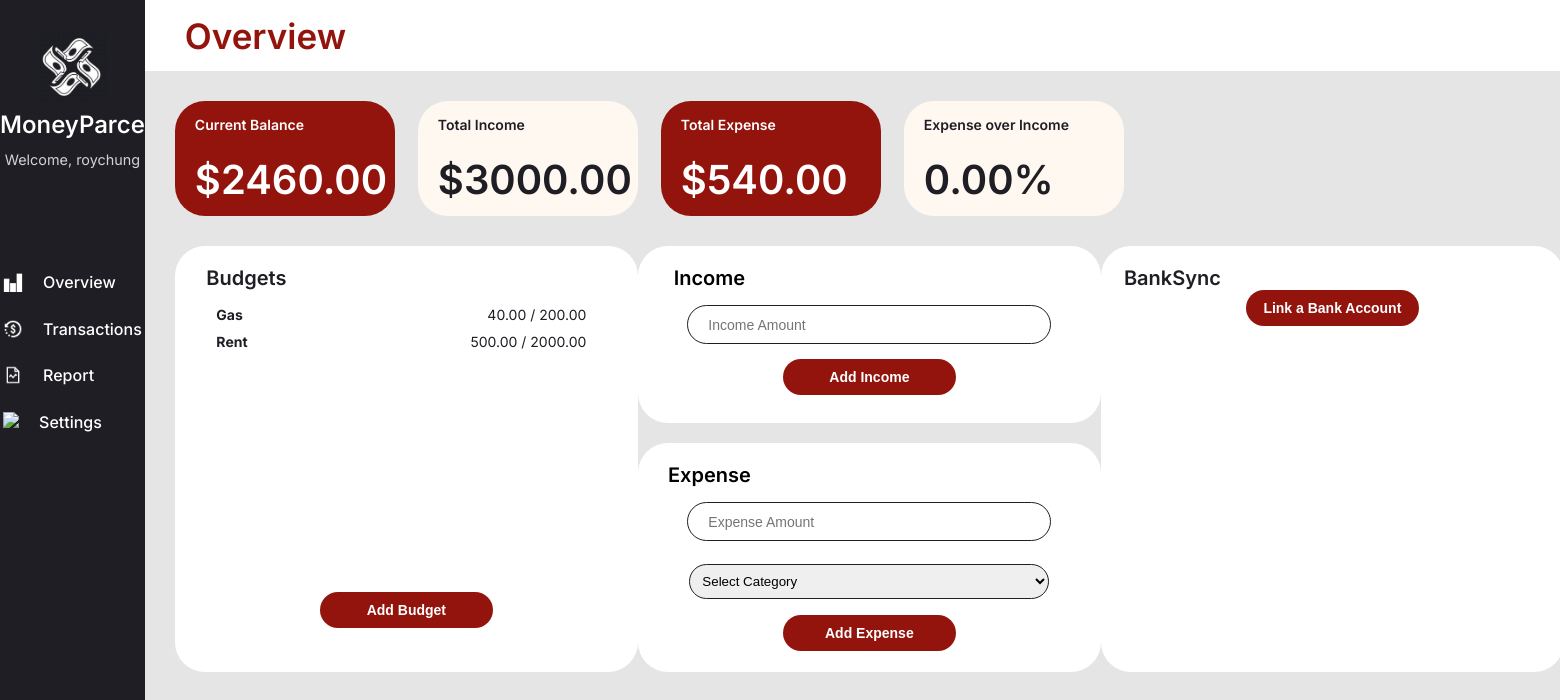
The app's page /dashboard/ (signed in) with its own data.
### dashboard/models.py (models this page shows, shortened)
class Budget(models.Model):
    user         = models.ForeignKey(settings.AUTH_USER_MODEL,
                                     on_delete=models.CASCADE,
                                     null = True,
                                     related_name='budgets')
    name         = models.CharField(max_length=100)
    total_budget = models.DecimalField(max_digits=10, decimal_places=2)
    def expenses_total(self):
        return self.expenses.aggregate(total=Sum('amount'))['total'] or 0

### dashboard/views.py (the view, shortened to what this page needs)
# urls.py: path('', views.dashboard_view, name='dashboard'),
@login_required
def dashboard_view(request):
    incomes  = Income.objects.filter(user=request.user)
    expenses = Expense.objects.filter(user=request.user)
    budgets  = Budget.objects.filter(user=request.user).order_by('id')
    total_income      = sum(i.amount for i in incomes)
    total_expenses    = sum(e.amount for e in expenses)
    remaining_balance = total_income - total_expenses
    return render(request, 'dashboard/dashboard.html', {
        'total_income':      total_income,
        'total_expenses':    total_expenses,
        'remaining_balance': remaining_balance,
        'budgets':           budgets,
    })

### dashboard/templates/dashboard/dashboard.html (shortened to what this page needs)
{% extends 'base.html' %}
{% load static %}
{% block content %}
<div class="header">
  <div class="pageTitle">Overview</div>
</div>
<div class="innerWrapper">
    <div class="totalContainer">
      <div class="totalRed">
        <div class="totalTitle">Current Balance</div>
        <div class="totalText">${{ remaining_balance }}</div>
      </div>
      <div class="totalBeige">
        <div class="totalTitle">Total Income</div>
        <div class="totalText">${{ total_income }}</div>
      </div>
      <div class="totalRed">
        <div class="totalTitle">Total Expense</div>
        <div class="totalText">${{ total_expenses }}</div>
      </div>
      <div class="totalBeige">
        <div class="totalTitle">Expense over Income</div>
        <div class="totalText">0.00%</div>
      </div>
    </div>
    <div class="whiteBoxWrapper">
    <div class="whiteBox">
      <div class="whiteBoxTitle">Budgets</div>
      <ul class="budgetList">
        {% for budget in budgets %}
        <div class="budgetListDiv">
          <div><strong>{{ budget.name }}</strong></div>
          <div>{{ budget.expenses_total|floatformat:2 }} / {{ budget.total_budget }}</div>
        </div>
        {% empty %}
          <div class="totalTitle">* No budgets yet.</div>
        {% endfor %}
      </ul>
      <button type="button" class="addBtn" onclick="toggleBudgetForm()">Add Budget</button>
    </div>
    <form method="POST">
        <div class="incomeBox">
          <div class="whiteBoxTitle">Income</div>
          <input class="inputBox" type="text" name="income_amount" placeholder="Income Amount">
          <button class="addBtn" type="submit" name="submit_income">Add Income</button>
        </div>
        <div class="expenseBox">
          <div class="whiteBoxTitle">Expense</div>
          <input class="inputBox" type="text" name="expense_amount" placeholder="Expense Amount">
          <select class="selectBox" name="expense_budget">
            <option value="">Select Category</option>
          </select>
          <button class="addBtn" type="submit" name="submit_expense">Add Expense</button>
        </div>
    </form>
    <div class="whiteBox">
      <div class="whiteBoxTitle">BankSync</div>
      <button id="link-button" class="addBtn">Link a Bank Account</button>
    </div>
  </div>
</div>
{% endblock content %}

### dashboard/templates/base.html (shortened to what this page needs)
<!DOCTYPE html>
<html>
{% load static %}
<head>
  <link rel="stylesheet"
        type="text/css"
        href="{% static 'css/style.css' %}" />
</head>
<body>
  <div class="sideBar">
    <div class="sideBarHeader">
      <img src="{% static 'img/logo.png' %}" style="height: 70px" />
      <div id="LogoName">MoneyParce</div>
      <p>Welcome, {% if user.is_authenticated %}{{ user.username }}{% else %}User{% endif %}</p>
    </div>
    <div class="navigator">
      <a class="sideBarText" href="{% url 'dashboard' %}">
        <div class="navDiv">
          <img src="{% static 'img/overview.png' %}" style="height: 20px; margin-right: 20px;" />
          <div class="sideBarText">Overview</div>
        </div>
      </a>
      <a class="sideBarText" href="{% url 'transactions_history' %}">
        <div class="navDiv">
          <img src="{% static 'img/tran.png' %}" style="height: 20px; margin-right: 20px;" />
          <div class="sideBarText">Transactions</div>
        </div>
      </a>
      <a class="sideBarText" href="{% url 'budget_summary' %}">
        <div class="navDiv">
          <img src="{% static 'img/report.png' %}" style="height: 20px; margin-right: 20px;" />
          <div class="sideBarText">Report</div>
        </div>
      </a>
      <div class="navDiv">
        <img src="{% static 'img/settings.png' %}" style="height: 20px; margin-right: 20px;" />
        <div class="sideBarText">Settings</div>
      </div>
        </div>
    </div>
    <div class="mainWrapper">
        {% block content %} {% endblock content %}
    </div>
</body>
</html>

### dashboard/static/css/style.css (style rules this page uses)
body { font-family: "Inter", sans-serif; background-color: #e5e5e5; display: flex; flex-direction: row; margin:0px }
.sideBar { background-color: #1E1E24; display:flex; flex-direction: column; align-items: center; color: white; width: 250px; height:100vh; display: flex; }
.sideBarHeader { display: flex; flex-direction: column; align-items: center; justify-content: center; text-align: center; margin-top: 2rem; margin-bottom: 100px; }
.sideBarText { font-size: 16px; color: white; text-decoration: none; font-weight: 500; }
#LogoName { margin: 0.5rem 0; font-weight: 550; font-size: 1.5rem; }
.navigator { height: 160px; display:flex; flex-direction: column; justify-content: space-between; align-items: flex-start; }
.navDiv { display:flex; flex-direction: row; justify-content: center; align-items: flex-start; }
.header { background-color: white; height: 71px; display: flex; flex-direction: row; align-items: center; }
.pageTitle { font-weight: 600; font-size: 35px; color:#92140C; margin-left: 40px; }
.sideBarHeader p { font-size: 0.9rem; opacity: 0.8; margin: 0.25rem 0; }
.innerWrapper { padding: 30px; }
.totalContainer { display: flex; flex-direction: row; align-items: center; justify-content: space-between; margin-bottom: 30px; width: 949px; }
.totalRed { width: 220px; height: 115px; border-radius: 30px; background-color: #92140C; color: white; font-weight: 600; display:flex; flex-direction: column; }
.totalBeige { width: 220px; height: 115px; border-radius: 30px; background-color: #FFF8F0; color: #1E1E24; font-weight: 600; display:flex; flex-direction: column; }
.totalTitle { margin-top: 15px; margin-bottom: 22px; padding-left: 20px; font-size: 14px; }
.totalText { padding-left: 20px; font-size: 40px; }
.whiteBoxWrapper { display:flex; flex-direction: row; justify-content: space-between; align-items: center; }
.whiteBox { background-color: white; color: #1E1E24; border-radius: 30px; width: 463px; height: 426px; display:flex; flex-direction: column; align-items: center; }
.whiteBoxTitle { font-size: 20px; font-weight: 600; margin-top: 20px; margin-right: 320px; }
.budgetList { height: 270px; width: 370px; margin-right: 50px; }
.budgetListDiv { font-size: 14px; margin-bottom: 10px; display:flex; flex-direction: row; justify-content: space-between; align-items: center; }
.addBtn { width: 173px; height: 36px; font-size:14px; font-weight:600; background-color: #92140C; color: white; border-radius: 30px; border: none; cursor: pointer; margin-bottom: 20px; }
select { width: 100%; padding: 0.5rem; margin-top: 0.5rem; margin-bottom: 1rem; border: 1px solid #ccc; border-radius: 6px; }
.incomeBox { background-color: white; width: 463px; height: 177px; border-radius: 30px; display:flex; flex-direction: column; align-items: center; margin-bottom: 20px; }
.inputBox { width: 340px; height: 35px; font-size:14px; border-radius: 30px; margin-top: 15px; margin-bottom: 15px; padding-left: 20px; border: 1px solid #1E1E24; }
.expenseBox { width: 463px; height: 229px; border-radius:30px; background-color: white; display:flex; flex-direction: column; align-items: center; }
.selectBox { width: 360px; height: 35px; border-radius: 30px; border: 1px solid #1E1E24; }

### records on screen
Budget: name "Gas", expenses_total "40.00", total_budget "200.00"
Budget: name "Rent", expenses_total "500.00", total_budget "2000.00"

### other values on screen
{{ user.username }} "roychung"
{{ remaining_balance }} "2460.00"
{{ total_income }} "3000.00"
{{ total_expenses }} "540.00"
